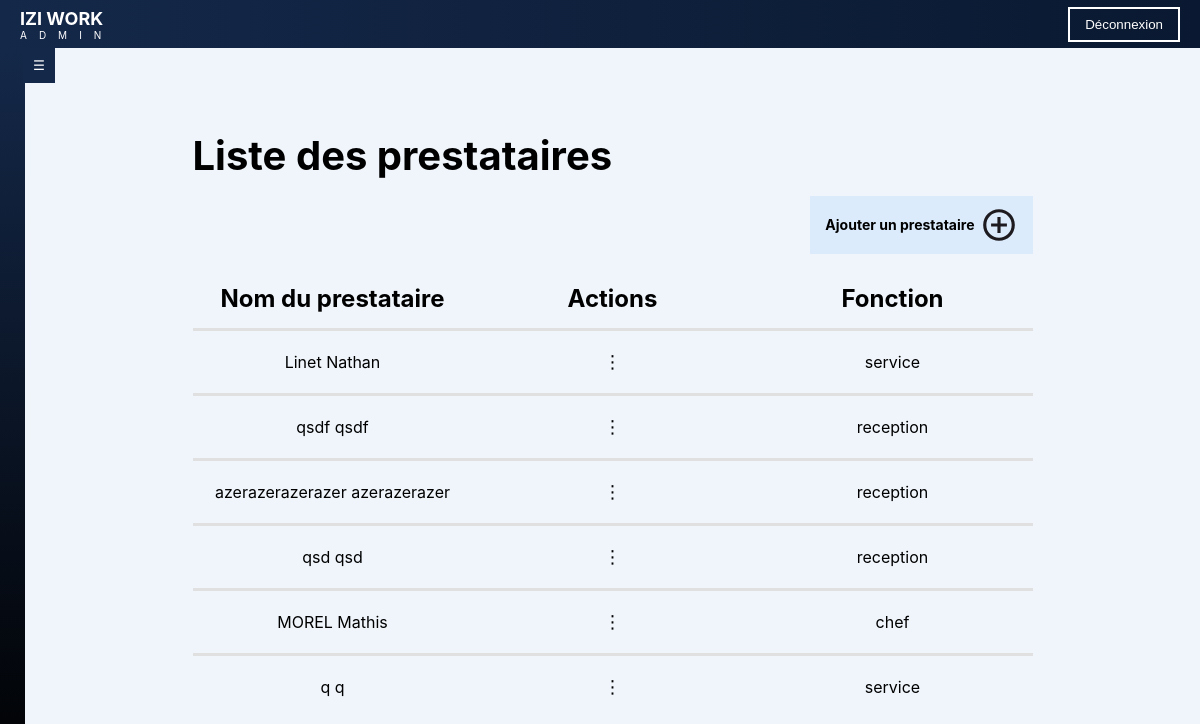
/prestataires (signed in), run on an earlier commit of the app's database.
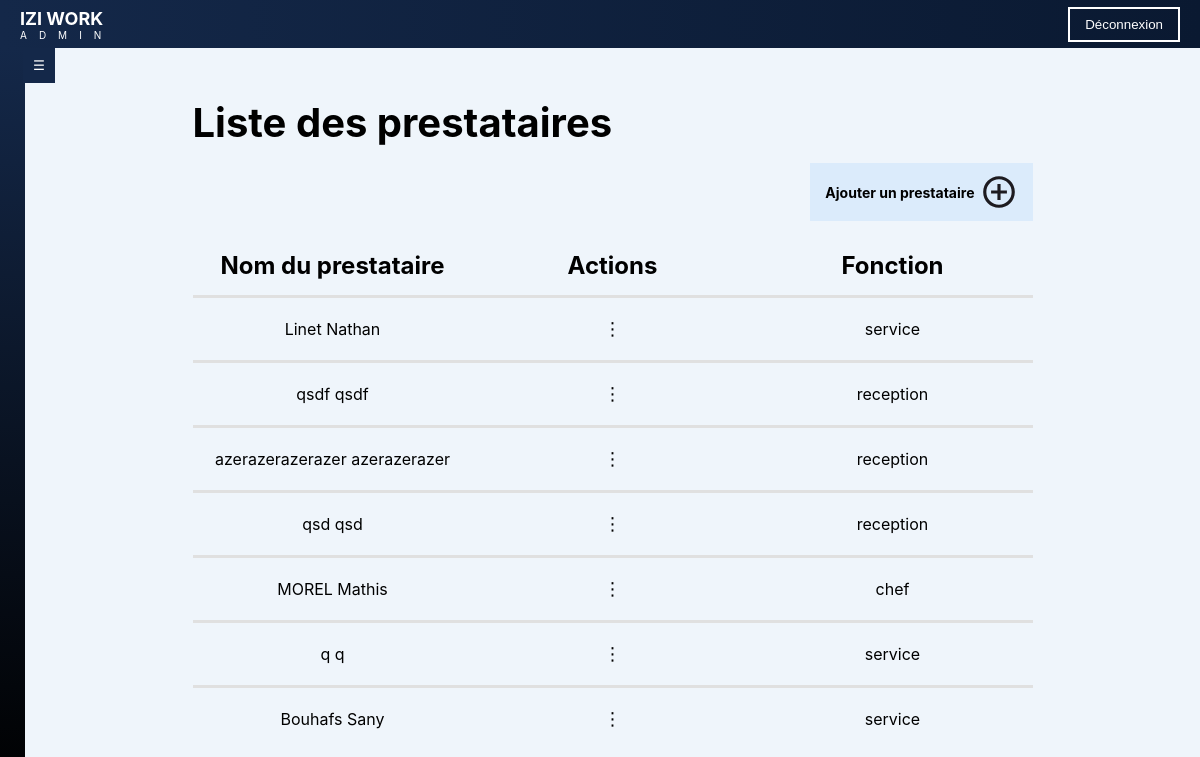
And on a later commit of the database.
### app.py (models this page shows)
class User(UserMixin, db.Model):
    __tablename__ = 'USERS'
    id = db.Column('ID', db.Integer, primary_key=True)
    email = db.Column('Adresse_mail', db.String(255), unique=True, nullable=False)
    password = db.Column('Password', db.String(255), nullable=False)
    nom = db.Column('Nom', db.String(255), nullable=False)
    prenom = db.Column('Prenom', db.String(255), nullable=False)
    photo = db.Column('Photo_de_profil', db.String(255))
    telephone = db.Column('Numero_telephone', db.String(20))
    naissance = db.Column('Date_naissance', db.Date, nullable=False)
    fonction = db.Column('Fonction', db.String(255))
    siret = db.Column('SIRET', db.String(14), nullable=True)
    role = db.Column(db.String(20), nullable=False, default='user')  # 'admin' ou 'user'
    adresse = db.relationship('AdressePostale', backref='user', uselist=False)
    historique = db.relationship('Historique', backref='user')
    disponibilites = db.relationship('Disponibilite', backref='user')
    indisponibilites = db.relationship('Indisponibilite', backref='user')

### app.py (the view, shortened to what this page needs)
@app.route('/prestataires', methods=['GET', 'DELETE'])
@login_required
@admin_required
def prestataires():
    users = db.session.scalars(select(User)).all()  # Récupération des utilisateurs depuis la base de données
    return render_template('liste_presta/liste_presta.html', users=users)

### app.py (called while the page is built)
def admin_required(f):
    @wraps(f)
    def decorated_function(*args, **kwargs):
        if not current_user.is_authenticated or current_user.role != 'admin':
            abort(403)  # Accès interdit
        return f(*args, **kwargs)
    return decorated_function

@login_manager.user_loader
def load_user(user_id):
    return db.session.get(User, int(user_id))

### templates/liste_presta/liste_presta.html (shortened to what this page needs)
<!DOCTYPE html>
<html lang="fr">
<head>
    <link rel="stylesheet" href="{{ url_for('static', filename='css/style.css') }}">
</head>
<body>
    <div class="page">
        {% include 'includes/header.html' %}
        <div class="page-content">
            {% include 'includes/sidebar.html' %}
            <div class="container">
                <div class="header">
                    <div class="title">
                        <h1>Liste des prestataires</h1>
                    </div>
                    <div class="add-presta">
                        <a href="{{ url_for('presta') }}" class="add-btn">Ajouter un prestataire <img src="{{ url_for('static', filename='image/add_presta.svg') }}"/></a>
                    </div>
                </div>
                <table>
                    <thead>
                        <tr>
                            <th>Nom du prestataire</th>
                            <th>Actions</th>
                            <th>Fonction</th>
                        </tr>
                    </thead>
                    <tbody>
                        {% for user in users %}
                        <tr>
                            <td>{{ user.nom }} {{ user.prenom }}</td>
                            <td class="actions-cell">
                                <button class="action-btn">⋮</button>
                            </td>
                            <td>{{ user.fonction }}</td>
                        </tr>
                        {% endfor %}
                    </tbody>
                </table>
                </div>
            </div>
        </div>
</body>
</html>

### templates/includes/header.html (shortened to what this page needs)
<header class="top-nav">
    <div class="logo-container">
        <div class="logo">IZI WORK</div>
        <div class="sous_logo">
            {% if current_user.is_authenticated %}
                {{ 'ADMIN' if current_user.role == 'admin' else 'PRESTATAIRE' }}
            {% else %}
                INVITE
            {% endif %}
        </div>
    </div>
    <button class="logout-btn" onclick="logout()">Déconnexion</button>
</header>

### templates/includes/sidebar.html (shortened to what this page needs)
<aside class="sidebar">
    <div class="sidebar-container-content">
        <button class="toggle-btn">&#9776;</button>
    </div>
</aside>

### static/css/style.css (style rules this page uses)
body { margin: 0; padding: 0; font-family: 'Inter', Arial; background-color: #EFF5FB; }
.page { display: flex; flex-direction: column; }
.page-content { display: flex; }
.top-nav { height: 6vh; background: linear-gradient(-90deg, #0A1931 0%, #142849 100%); color: white; display: flex; justify-content: space-between; align-items: center; padding: 0 20px; z-index: 1000; }
.top-nav .logo { font-weight: bold; font-size: 18px; }
.top-nav .sous_logo { font-size: 10px; letter-spacing: 12px; }
.logout-btn { background-color: transparent; color: white; border: 2px solid white; padding: 8px 15px; cursor: pointer; transition: 0.3s; }
.header { display: flex; flex-direction: column; margin-bottom: 15px; }
.title { display: flex; justify-content: start; }
.add-presta { display: flex; justify-content: end; }
.add-btn { display: flex; align-items: center; background: #007bff15; color: black; padding: 10px 15px; text-decoration: none; font-size: 14px; font-weight: bold; }
.add-btn img { margin-left: 5px; }
table { width: 70vw; border-collapse: collapse; border-radius: 10px; justify-content: space-between; table-layout: fixed; overflow: visible; }
th, td { padding: 15px; text-align: left; border-bottom: 3px solid #E0E0E0; text-align:center; }
th { font-weight: bold; font-size: x-large; }
tbody tr:last-child td { border-bottom: none; }
.actions-cell { position: relative; width: 50px; }
.container .action-btn { color: #000000; background: none; border: none; font-size: 18px; cursor: pointer; padding: 5px; margin: auto; }
.container { display: flex; flex-direction: column; width: 70%; margin: auto; height: 94vh; justify-content: center; }
.container h1 { text-align: left; margin-top: 0%; margin-bottom: 2vh; font-size: 5vh; }
.container button { margin: 30px auto 0px 0px; padding: 20px 40px; font-size: 2vh; border: none; background-color: #142849; color: white; border-radius: 5px; cursor: pointer; }
.sidebar { width: 25px; height: 94vh; background: linear-gradient(0deg, #000000 0%, #142849 100%); color: white; display: flex; flex-direction: column; transition: width 0.3s ease-in-out; z-index: 999; }
.sidebar-container-content { display: flex; flex-direction: column; height: 100%; position: relative; }
.toggle-btn { position: absolute; right: -30px; background: #142849 ; border: none; color: white; padding: 10px; cursor: pointer; transition: background 0.3s; }

What changed in the data, as far as the page shows it:
added User: nom "Bouhafs", prenom "Sany", fonction "service"
